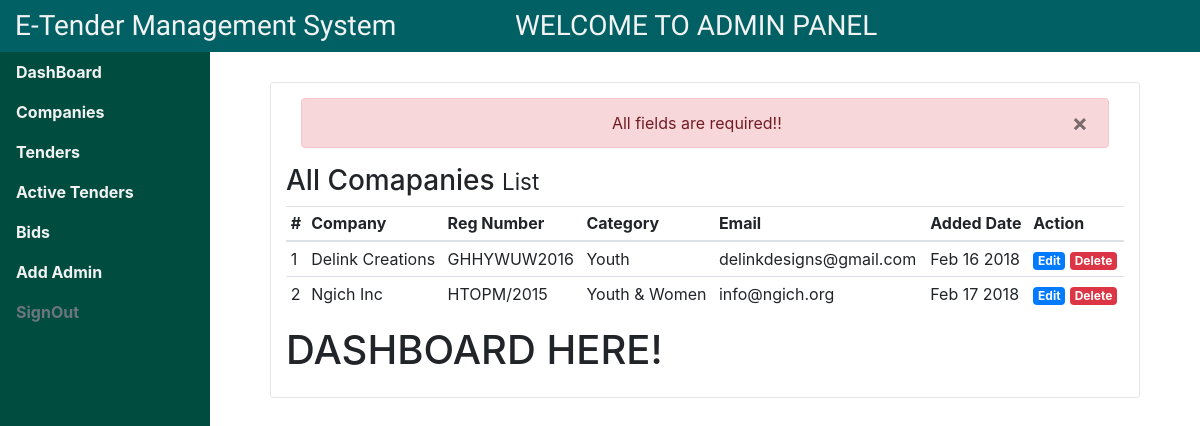
Page /admin/?page=addcompany&msg=required on the committed database.
### tables this page shows
CREATE TABLE `companies` (
  `_id` int(11) NOT NULL,
  `company_reg` varchar(100) NOT NULL,
  `company_pin` varchar(100) NOT NULL,
  `company_name` varchar(100) NOT NULL,
  `comany_phone` varchar(100) NOT NULL,
  `company_email` varchar(100) NOT NULL,
  `company_cat` varchar(50) NOT NULL,
  `dateadded` timestamp NOT NULL DEFAULT CURRENT_TIMESTAMP
);

### admin/addcompany.php (the view, shortened to what this page needs)
<h3>All Comapanies <small>List</small></h3>
<div>
  <table class="table table-sm table-hover">
    <thead>
      <tr>
        <th scope="col">#</th>
        <th scope="col">Company</th>
        <th scope="col">Reg Number</th>
        <th scope="col">Category</th>
        <th scope="col">Email</th>
        <th scope="col">Added Date</th>
        <th scope="col">Action</th>
      </tr>
    </thead>
    <tbody>
      <?php
        $c_sql = mysqli_query($db, "SELECT * FROM companies");
        $rowNo = 0;
        while ($row = mysqli_fetch_assoc($c_sql)) {
          $c_id = $row['_id'];
          $c_name = $row['company_name'];
          $c_reg = $row['company_reg'];
          $c_cat = $row['company_cat'];
          $c_email = $row['company_email'];
          $c_date = date('M d Y', strtotime($row['dateadded']));
          $rowNo ++;
          switch ($c_cat) {
            case 'y':
              $category = "Youth";
              break;
            case 'yw':
              $category = "Youth & Women";
              break;
          }
          echo "
            <tr>
              <td>$rowNo</td>
              <td>$c_name</td>
              <td>$c_reg</td>
              <td>$category</td>
              <td>$c_email</td>
              <td>$c_date</td>
              <td>
                <a href='$c_id' class='badge badge-primary'>Edit</a>
                <a href='$c_id' class='badge badge-danger'>Delete</a>
              </td>
            </tr>
          ";
        }
      ?>
    </tbody>
  </table>
</div>

### rows in the picture
companies: company_name "Delink Creations", company_reg "GHHYWUW2016", company_cat "Youth", company_email "delinkdesigns@gmail.com", dateadded "Feb 16 2018"
companies: company_name "Ngich Inc", company_reg "HTOPM/2015", company_cat "Youth & Women", company_email "info@ngich.org", dateadded "Feb 17 2018"
